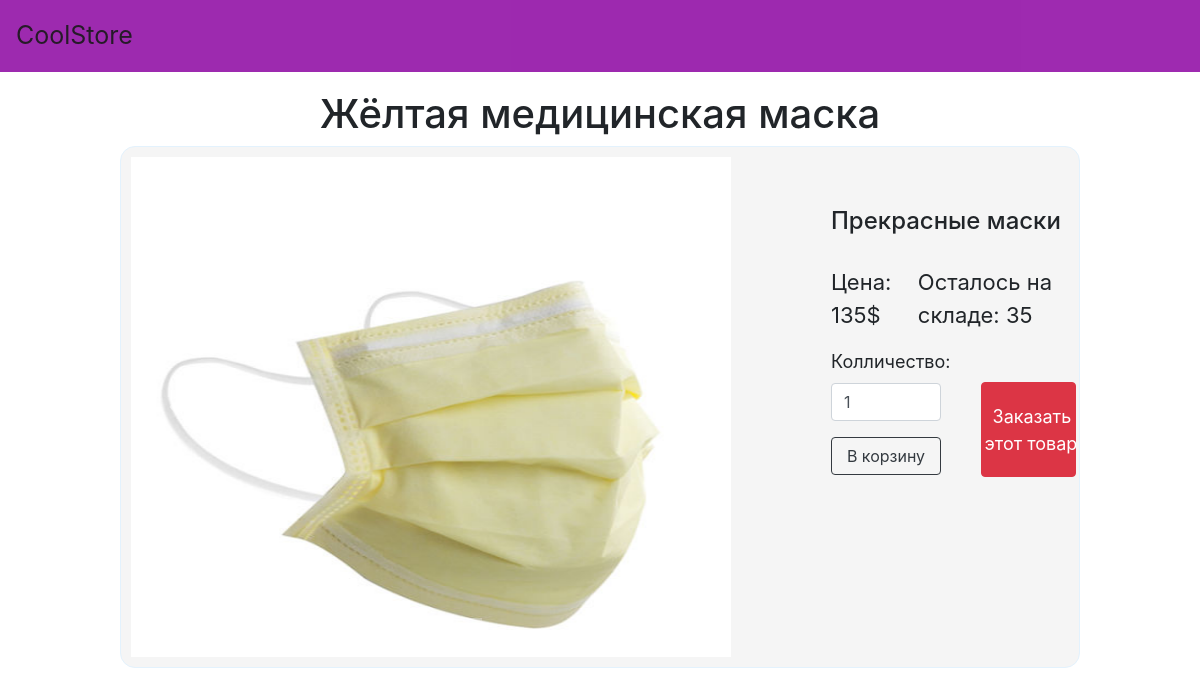
Page /product/6 on the earlier database version.
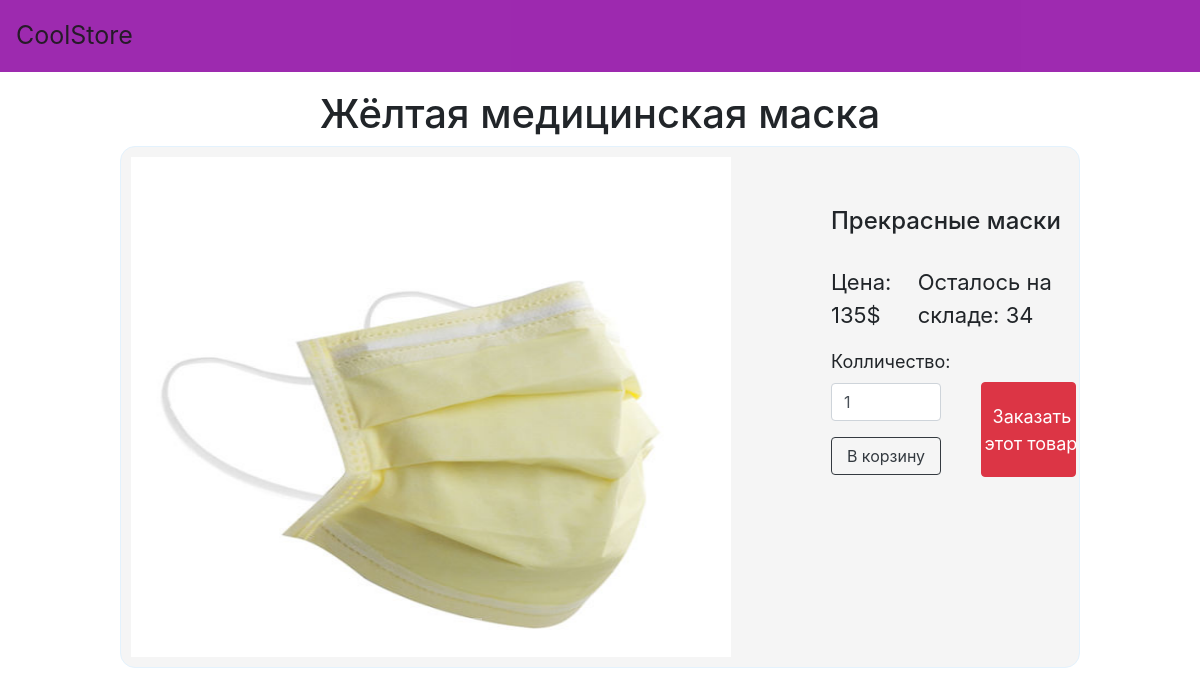
Same page on the later database version.
### data/products.py (models this page shows, shortened)
class Products(SqlAlchemyBase, UserMixin, SerializerMixin):
    __tablename__ = 'products'
    id = sqlalchemy.Column(sqlalchemy.Integer, primary_key=True, autoincrement=True)
    title = sqlalchemy.Column(sqlalchemy.String, nullable=True)
    about = sqlalchemy.Column(sqlalchemy.String, nullable=True)
    price = sqlalchemy.Column(sqlalchemy.Integer, nullable=True)
    existence = sqlalchemy.Column(sqlalchemy.Boolean, default=True)
    still_have = sqlalchemy.Column(sqlalchemy.Integer, nullable=True)

### main.py (the view, shortened to what this page needs)
@app.route('/product/<int:product_id>', methods=['GET', 'POST'])
def product(product_id):
    form = Buy()
    if current_user.is_authenticated:
        filename = get_profile_img()
    else:
        filename = 'profilem'
    sessions = db_session.create_session()
    prod = sessions.query(products.Products).get(product_id)
    return render_template('product.html', prod=prod, filename=filename,
                           basket_count=session.get('basket_count', 0), title=prod.title,
                           form=form)

### main.py
class Buy(FlaskForm):
    count = IntegerField('Колличество:', validators=[DataRequired(), NumberRange(1)],
                         default=1)
    submit = SubmitField('В корзину')

### data/db_session.py (called while the page is built)
def create_session() -> Session:
    global __factory
    return __factory()

### templates/product.html (shortened to what this page needs)
{% extends 'base.html' %}
{% block content %}
<div class="product">
    <div id="demo" class="carousel slide" data-ride="carousel">
        <ul class="carousel-indicators">
            <li data-target="#demo" data-slide-to="0" class="active"></li>
            <li data-target="#demo" data-slide-to="1"></li>
            <li data-target="#demo" data-slide-to="2"></li>
        </ul>
        <div class="carousel-inner">
            <div class="carousel-item active">
                <img src="/static/img/product_icons/{{ prod.id }}_1.jpg" width="600px"
                     height="500px">
            </div>
        </div>
        <a class="carousel-control-prev" href="#demo" data-slide="prev">
            <span class="carousel-control-prev-icon"></span>
        </a>
        <a class="carousel-control-next" href="#demo" data-slide="next">
            <span class="carousel-control-next-icon"></span>
        </a>
    </div>
    <div style="margin: 50px; padding-left: 50px">
        <h4 style="margin-bottom: 30px;">{{ prod.about }}</h4>
        <div style="display: flex;">
            <div style="font-size: 22px; margin-right: 15px;">Цена: {{ prod.price }}$</div>
            <div style="font-size: 22px;">Осталось на складе: {{ prod.still_have }}</div>
        </div>
        <form action="" method="post">
            <div style="display: flex;">
                <div style="display: block">
                    <p>
                    <div style="font-size: 18px">{{ form.count.label }}</div>
                    {{ form.count(type="number", style='width: 110px; margin-bottom: 5px;',
                    class="form-control",
                    id="validationDefault01") }}
                    </p>
                    <p style="margin-top: 0px;">{{ form.submit(type="submit", class="btn
                        btn-outline-dark", style='width: 110px')
                        }}
                    </p>
                </div>
                <a href="/buy_now/{{ prod.id }}" class="btn btn-danger"
                   style="width: 95px; height: 95px; margin-top: 50px; margin-left: 30px;
                   color: white; font-size: 18px; padding-top: 20px; padding-left: 3px;">
                    <div style="margin-left: 8px;">Заказать</div>
                    <div>этот товар</div>
                </a>
            </div>
        </form>
    </div>
</div>
{% endblock %}

### templates/base.html (shortened to what this page needs)
<!DOCTYPE html>
<html lang="en">
<head>
    <link rel="stylesheet" href="../../static/css/style.css">
    <link rel="stylesheet"
          href="https://stackpath.bootstrapcdn.com/bootstrap/4.4.1/css/bootstrap.min.css"
>
    <link rel="stylesheet"
          href="https://maxcdn.bootstrapcdn.com/bootstrap/4.1.0/css/bootstrap.min.css">
</head>
<body>
<header class="header">
    <nav class="navbar navbar-expand-lg navbar-light" style="background-color: #9312a7;">
        <a class="navbar-brand" href="/" style="font-size: 25px;">CoolStore</a>
        <div class="collapse navbar-collapse" id="navbarSupportedContent">
            <ul class="navbar-nav mr-auto">
            </ul>
        </div>
    </nav>
</header>
<h1 align="center" style="margin-top: 90px;">{{ title }}</h1>
{% block content %}
{% endblock %}
</body>
</html>

### static/css/style.css (style rules this page uses)
.header { opacity: 90%; width: 100%; z-index: 1000; position: fixed; top: 0; left: 0; right: 0; transform: translate3d(0, 0, 0); }
.product { border: 1px solid #e3f2fd;; border-radius: 15px; background: #f5f5f5; display: flex; margin-left: 10%; margin-right: 10%; margin-bottom: 1%; padding: 10px; }

Differences in the rows shown:
changed Products "Жёлтая медицинская маска": still_have "35" → "34"
